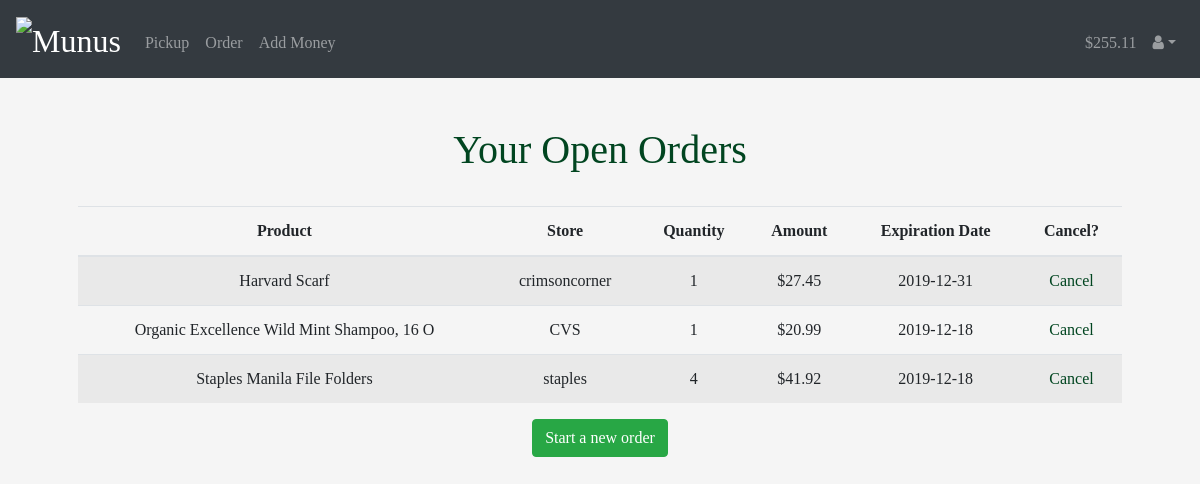
Before: /userorders (signed in) with the older database file.
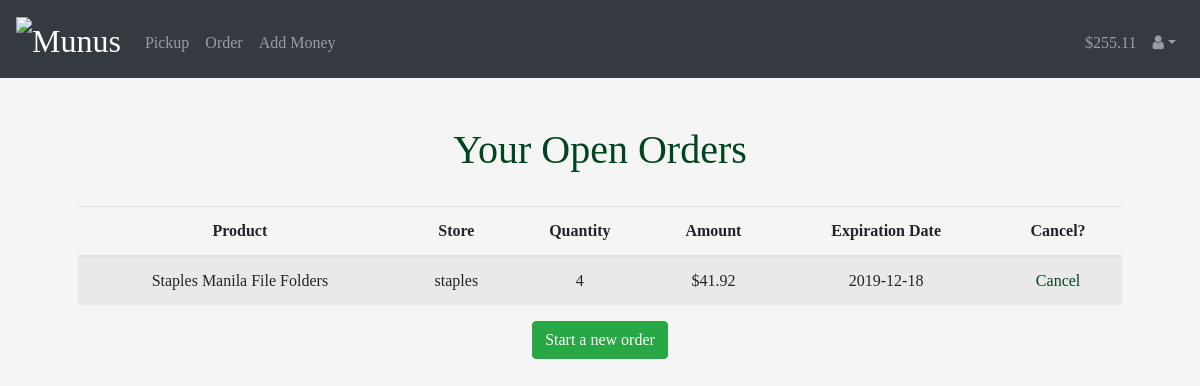
After: the same page with the newer database file.
### tables this page shows
CREATE TABLE orders(user_id INTEGER, product_id INTEGER, wtp INTEGER, expir TIME, id INTEGER PRIMARY KEY, quantity INTEGER NOT NULL DEFAULT 1);

CREATE TABLE products(store varchar(255), name varchar(255), price int, id INTEGER, UNIQUE (name));

### app.py (the view, shortened to what this page needs)
@app.route("/userorders")
@login_required
def userorders():
    statement = "SELECT orders.id, name, store, wtp, price, expir, quantity FROM orders JOIN products ON product_id=products.id WHERE user_id='{0}'".format(session["user_id"])
    rows = db.execute(statement).fetchall()
    return render_template("userorders.html", rows=rows, balance=session["balance"])

### app.py (called while the page is built)
@app.after_request
def after_request(response):
    response.headers["Cache-Control"] = "no-cache, no-store, must-revalidate"
    response.headers["Expires"] = 0
    response.headers["Pragma"] = "no-cache"
    return response

### helpers.py (called while the page is built)
def login_required(f):
    @wraps(f)
    def decorated_function(*args, **kwargs):
        if session.get("user_id") is None:
            return redirect("/login")
        return f(*args, **kwargs)
    return decorated_function

### templates/userorders.html (shortened to what this page needs)
{% extends "layout.html" %}
{% block main %}
  <h1>Your Open Orders</h1><br>
  {% if rows|length > 0 %}
      <table class="table table-striped">
          <thead>
              <tr>
                  <th>Product</th>
                  <th>Store</th>
                  <th>Quantity</th>
                  <th>Amount</th>
                  <th>Expiration Date</th>
                  <th>Cancel?</th>
              </tr>
          </thead>
          <tbody>
              {% for row in rows %}
                  <tr>
                      <td>{{row[1]}}</td>
                      <td>{{row[2]}}</td>
                      <td>{{row[6]}}</td>
                      <td>${{row[3] + row[6] * row[4]}}</td>
                      <td>{{row[5]}}</td>
                      <td><a href="/userorders?cancelId={{row[0]}}">Cancel</a></td>
                  </tr>
              {% endfor %}
          </tbody>
      </table>
  {% else %}
      <h4>You have no current orders</h4>
  {% endif %}
  <a href="/catalogue"><button class="btn btn-success">Start a new order</button>
{% endblock %}

### templates/layout.html (shortened to what this page needs)
<!DOCTYPE html>
<html lang="en">
    <head>
        <link rel="stylesheet" href="https://stackpath.bootstrapcdn.com/bootstrap/4.4.1/css/bootstrap.min.css">
        <link href="/static/styles.css" rel="stylesheet">
        <link rel="stylesheet" href="https://maxcdn.bootstrapcdn.com/font-awesome/4.4.0/css/font-awesome.min.css">
    </head>
    <body>
      <nav class="navbar navbar-expand-md navbar-dark bg-dark">
            <a class="navbar-brand" href="/">
                <img src="https://cdn1.imggmi.com/uploads/2019/12/7/351dc8edb47819b2d77ef6ec8c91dc79-full.png" alt="Munus" width="111" height="30">
            </a>
            <div class="collapse navbar-collapse" id="navbar">
                {% if session.user_id %}
                    <ul class="navbar-nav mr-auto mt-2">
                        <li class="nav-item"><a class="nav-link" href="/pickup">Pickup</a></li>
                        <li class="nav-item"><a class="nav-link" href="/catalogue">Order</a></li>
                        <li class="nav-item"><a class="nav-link" href="/add">Add Money</a></li>
                    </ul>
                    <ul class="navbar-nav ml-auto mt-2">
                        <li class="nav-item"><a class="nav-link" href="/add">{{balance}}</a></li>
                        <li class="nav-item dropdown">
                          <a class="nav-link dropdown-toggle" href="/" id="navbarDropdown" role="button" data-toggle="dropdown" aria-haspopup="true" aria-expanded="false">
                            <i class="fa fa-user"></i></a>
                        </li>
                    </ul>
                {% else %}
                    <ul class="navbar-nav ml-auto mt-2">
                        <li class="nav-item"><a class="nav-link" href="/register">Register</a></li>
                        <li class="nav-item"><a class="nav-link" href="/login">Log In</a></li>
                    </ul>
                {% endif %}
            </div>
        </nav>
        <main class="container p-5">
            {% block main %}{% endblock %}
        </main>
    </body>
</html>

### static/styles.css (style rules this page uses)
body { background-color: whitesmoke; font-family: "Georgia", Times, serif; }
nav .navbar-brand { font-size: xx-large; }
main { overflow-x: auto; text-align: center; }
h1 { color: #014520; }
a { color: #014520; }
button { background-color: #014520; }

Changed rows visible on the page:
removed orders: row "Harvard Scarf", row "crimsoncorner", quantity "1", row[3]+row[6]*row[4] "27.45", expir "2019-12-31"
removed orders: name "Organic Excellence Wild Mint Shampoo, 16 O", store "CVS", quantity "1", row[3]+row[6]*row[4] "20.99", expir "2019-12-18"
